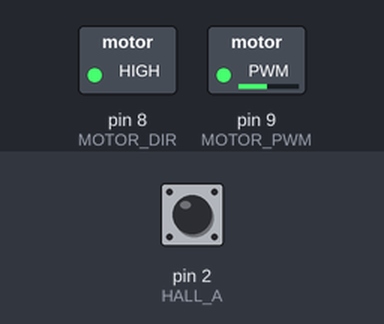
This sketch was run on a simulated Arduino Uno, built with avr-gcc and run on an emulated ATmega328P. Parts: switched loads named in the sketch (green lamp = pin HIGH). Inputs (shaded band) come from the test bench; at power-on: pin 2 (HALL_A) HIGH. What the sketch prints to the serial monitor is not drawn.

Above: at 0.1 s.
Timing chart, 0 to 1.6 s (numbered marks = the images above):
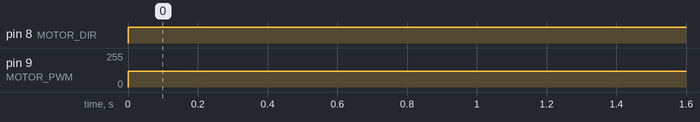

Measured:
- by itself, pin 8 (MOTOR_DIR): LOW → HIGH at 0.00 s
- by itself, pin 9 (MOTOR_PWM): 0/255 → 120/255 at 0.00 s

The sketch:

Tactile-image-recognition-algorithm-based-robot-arm.ino
```cpp
/**************************************************
 * 홀센서 DC 모터 관절 제어 코드
 * - 홀센서 A/B를 이용한 위치(엔코더) 카운트
 * - 목표 위치로 모터를 자동 이동
 * - Arduino UNO 기준
 **************************************************/

/* ================= 핀 정의 ================= */

// 모터 드라이버 제어 핀
#define MOTOR_PWM  9     // 모터 속도 제어 (PWM)
#define MOTOR_DIR  8     // 모터 방향 제어

// 홀 센서 입력 핀 (인터럽트 가능 핀 사용)
#define HALL_A     2     // 홀센서 A
#define HALL_B     3     // 홀센서 B

/* ================= 전역 변수 ================= */

// 엔코더 카운트 값 (인터럽트에서 변경되므로 volatile 필수)
volatile long encoderCount = 0;

// 목표 위치 (엔코더 카운트 기준)
long targetPosition = 1000;

// 모터 기본 속도 (0~255)
int motorSpeed = 120;

/* ================= 인터럽트 함수 ================= */

/*
 * 홀센서 A가 HIGH로 변할 때 실행됨
 * B의 상태를 보고 회전 방향 판단
 */
void hallA_ISR() {
  if (digitalRead(HALL_B) == HIGH) {
    encoderCount++;   // 정방향 회전
  } else {
    encoderCount--;   // 역방향 회전
  }
}

/* ================= 초기 설정 ================= */

void setup() {
  // 모터 제어 핀 설정
  pinMode(MOTOR_PWM, OUTPUT);
  pinMode(MOTOR_DIR, OUTPUT);

  // 홀센서 입력 핀 설정 (내부 풀업 저항 사용)
  pinMode(HALL_A, INPUT_PULLUP);
  pinMode(HALL_B, INPUT_PULLUP);

  // 홀센서 A 상승엣지에서 인터럽트 발생
  attachInterrupt(digitalPinToInterrupt(HALL_A), hallA_ISR, RISING);

  // 시리얼 통신 시작 (디버깅용)
  Serial.begin(9600);

  Serial.println("Hall Sensor Motor Control Start");
}

/* ================= 메인 루프 ================= */

void loop() {
  // 현재 위치와 목표 위치 차이 계산
  long error = targetPosition - encoderCount;

  // 오차가 작으면 정지 (관절 위치 도달)
  if (abs(error) < 10) {
    analogWrite(MOTOR_PWM, 0);   // 모터 정지
  }
  // 목표 위치보다 현재 위치가 작을 때 (정방향 회전)
  else if (error > 0) {
    digitalWrite(MOTOR_DIR, HIGH);   // 방향 설정
    analogWrite(MOTOR_PWM, motorSpeed);
  }
  // 목표 위치보다 현재 위치가 클 때 (역방향 회전)
  else {
    digitalWrite(MOTOR_DIR, LOW);    // 방향 설정
    analogWrite(MOTOR_PWM, motorSpeed);
  }

  // 현재 엔코더 값 출력 (디버깅용)
  Serial.print("Encoder Count: ");
  Serial.println(encoderCount);

  delay(10);   // 너무 빠른 반복 방지
}
```
